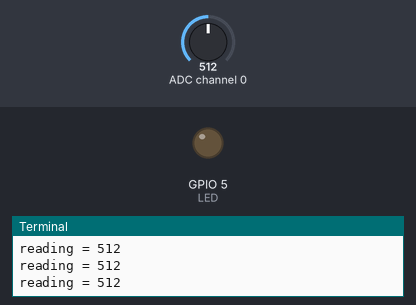
The program below on a simulated Raspberry Pi (BCM pin numbers). On the bench: output pins drawn as LEDs (lit = HIGH), the last lines printed to the terminal. The inputs (shaded band) are chosen by the test bench; at power-on: ADC channel 0 = 512 (analog values on the 0–1023 scale).

Above: at 1.2 s.
1.3 s: ADC channel 0 set to 526
At 2.1 s:
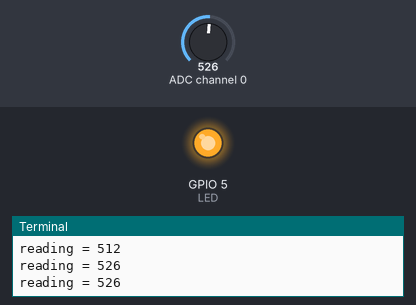
3.0 s: ADC channel 0 set to 511
At 3.3 s:
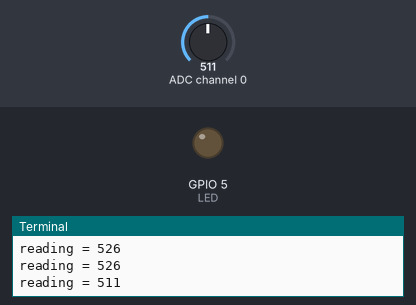
4.5 s: ADC channel 0 set to 716
At 5.7 s:
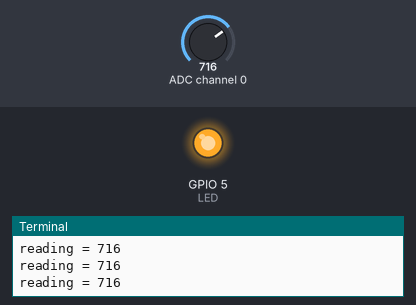
Timing chart, 0 to 7.5 s (numbered marks = the images above; inputs shaded):
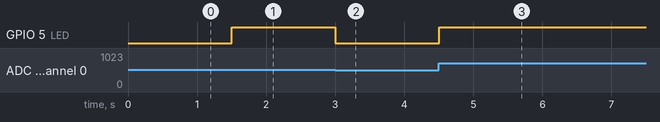

The program:

LDR_task.py
```python
import spidev
import time
import RPi.GPIO as GPIO

LED = 5
GPIO.setmode(GPIO.BCM)
GPIO.setup(LED, GPIO.OUT)
# SPI 인스턴트 생성
spi = spidev.SpiDev()

#SPI 통신 시작
spi.open(0,0) #bus: 0, dev: 0

#SPI 통신 속도 설정
spi.max_speed_hz = 100000 #최대 속도

# 채녈에서 SPI 데이터 읽기 (0 ~ 1023)

def analog_read(channel):
  # [byte_1, byte_2, byte_3]
  # byte_2 : channel config (channel 0) (+8) -> 0000 1000 -> 1000 0000
  ret = spi.xfer2([1, (8 + channel) << 4, 0])
  adc_out = ((ret[1] & 3) << 8) + ret[2]
  return adc_out

try :
    while True:

        reading = analog_read(0) # reading(0 ~ 1023)
        print("reading = %d" % reading)
        if (reading > 512) :
          GPIO.output(LED, GPIO.HIGH)

        if(reading < 512) :
          GPIO.output(LED, GPIO.LOW)
        time.sleep(0.5)


finally :
    spi.close()
```

Measured:
- the behaviour switches between 512 and 513 on ADC channel 0 (found by bisection; images 0 and 1)
- after the input at 1.3 s, GPIO 5 (LED): LOW → HIGH after 0.20 s
- after the input at 3.0 s, GPIO 5 (LED): HIGH → LOW at once
- after the input at 4.5 s, GPIO 5 (LED): LOW → HIGH at once
